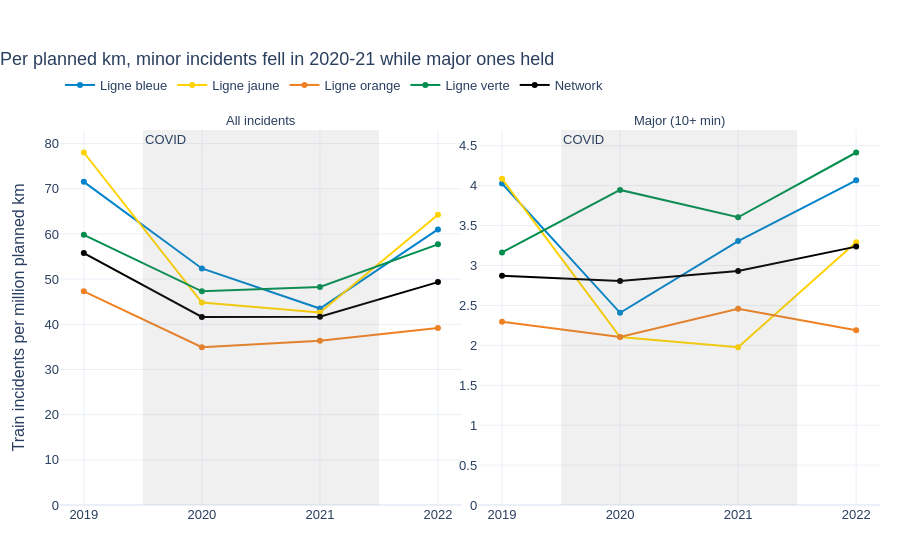

The notebook cell saved with this chart:
### Code cell
long = rates.rename(columns=MEASURES).melt(
    id_vars=[Inc.year, Inc.line],
    value_vars=list(MEASURES.values()),
    var_name="measure",
    value_name="per_mkm",
)
fig = px.line(
    long,
    x=Inc.year,
    y="per_mkm",
    color=Inc.line,
    facet_col="measure",
    markers=True,
    color_discrete_map={**plots.LINE_COLORS, "Network": "black"},
    labels={Inc.year: "", "per_mkm": "Train incidents per million planned km"},
    title="Per planned km, minor incidents fell in 2020-21 while major ones held",
)
fig.update_yaxes(matches=None, showticklabels=True, rangemode="tozero")
fig.for_each_annotation(lambda a: a.update(text=a.text.split("=")[-1]))
fig.update_xaxes(dtick=1)
fig.update_layout(legend_y=1.08, margin_t=130)  # legend clear of the panel titles
plots.shade_years(fig, plots.COVID_YEARS, "COVID")
plots.save(fig, "reliability_per_mkm", width=1000)

### Figure 1 — Plotly figure (JSON) as saved in the notebook; plotly's stock layout.template omitted (floating-point values rounded to 4 significant figures)
{"data": [{"hovertemplate": "line=Ligne bleue<br>measure=All incidents<br>=%{x}<br>Train incidents per million planned km=%{y}<extra></extra>", "legendgroup": "Ligne bleue", "line": {"color": "#0083CA", "dash": "solid"}, "marker": {"symbol": "circle"}, "mode": "lines+markers", "name": "Ligne bleue", "orientation": "v", "showlegend": true, "type": "scatter", "x": [2019, 2020, 2021, 2022], "xaxis": "x", "y": [71.53, 52.36, 43.48, 61.0], "yaxis": "y"}, {"hovertemplate": "line=Ligne bleue<br>measure=Major (10+ min)<br>=%{x}<br>Train incidents per million planned km=%{y}<extra></extra>", "legendgroup": "Ligne bleue", "line": {"color": "#0083CA", "dash": "solid"}, "marker": {"symbol": "circle"}, "mode": "lines+markers", "name": "Ligne bleue", "orientation": "v", "showlegend": false, "type": "scatter", "x": [2019, 2020, 2021, 2022], "xaxis": "x2", "y": [4.027, 2.407, 3.306, 4.067], "yaxis": "y2"}, {"hovertemplate": "line=Ligne jaune<br>measure=All incidents<br>=%{x}<br>Train incidents per million planned km=%{y}<extra></extra>", "legendgroup": "Ligne jaune", "line": {"color": "#FFD200", "dash": "solid"}, "marker": {"symbol": "circle"}, "mode": "lines+markers", "name": "Ligne jaune", "orientation": "v", "showlegend": true, "type": "scatter", "x": [2019, 2020, 2021, 2022], "xaxis": "x", "y": [78.03, 44.81, 42.61, 64.27], "yaxis": "y"}, {"hovertemplate": "line=Ligne jaune<br>measure=Major (10+ min)<br>=%{x}<br>Train incidents per million planned km=%{y}<extra></extra>", "legendgroup": "Ligne jaune", "line": {"color": "#FFD200", "dash": "solid"}, "marker": {"symbol": "circle"}, "mode": "lines+markers", "name": "Ligne jaune", "orientation": "v", "showlegend": false, "type": "scatter", "x": [2019, 2020, 2021, 2022], "xaxis": "x2", "y": [4.085, 2.104, 1.977, 3.29], "yaxis": "y2"}, {"hovertemplate": "line=Ligne orange<br>measure=All incidents<br>=%{x}<br>Train incidents per million planned km=%{y}<extra></extra>", "legendgroup": "Ligne orange", "line": {"color": "#EF8122", "dash": "solid"}, "marker": {"symbol": "circle"}, "mode": "lines+markers", "name": "Ligne orange", "orientation": "v", "showlegend": true, "type": "scatter", "x": [2019, 2020, 2021, 2022], "xaxis": "x", "y": [47.29, 34.92, 36.34, 39.2], "yaxis": "y"}, {"hovertemplate": "line=Ligne orange<br>measure=Major (10+ min)<br>=%{x}<br>Train incidents per million planned km=%{y}<extra></extra>", "legendgroup": "Ligne orange", "line": {"color": "#EF8122", "dash": "solid"}, "marker": {"symbol": "circle"}, "mode": "lines+markers", "name": "Ligne orange", "orientation": "v", "showlegend": false, "type": "scatter", "x": [2019, 2020, 2021, 2022], "xaxis": "x2", "y": [2.295, 2.105, 2.458, 2.189], "yaxis": "y2"}, {"hovertemplate": "line=Ligne verte<br>measure=All incidents<br>=%{x}<br>Train incidents per million planned km=%{y}<extra></extra>", "legendgroup": "Ligne verte", "line": {"color": "#008E4F", "dash": "solid"}, "marker": {"symbol": "circle"}, "mode": "lines+markers", "name": "Ligne verte", "orientation": "v", "showlegend": true, "type": "scatter", "x": [2019, 2020, 2021, 2022], "xaxis": "x", "y": [59.81, 47.3, 48.24, 57.69], "yaxis": "y"}, {"hovertemplate": "line=Ligne verte<br>measure=Major (10+ min)<br>=%{x}<br>Train incidents per million planned km=%{y}<extra></extra>", "legendgroup": "Ligne verte", "line": {"color": "#008E4F", "dash": "solid"}, "marker": {"symbol": "circle"}, "mode": "lines+markers", "name": "Ligne verte", "orientation": "v", "showlegend": false, "type": "scatter", "x": [2019, 2020, 2021, 2022], "xaxis": "x2", "y": [3.164, 3.947, 3.604, 4.415], "yaxis": "y2"}, {"hovertemplate": "line=Network<br>measure=All incidents<br>=%{x}<br>Train incidents per million planned km=%{y}<extra></extra>", "legendgroup": "Network", "line": {"color": "black", "dash": "solid"}, "marker": {"symbol": "circle"}, "mode": "lines+markers", "name": "Network", "orientation": "v", "showlegend": true, "type": "scatter", "x": [2019, 2020, 2021, 2022], "xaxis": "x", "y": [55.78, 41.63, 41.7, 49.34], "yaxis": "y"}, {"hovertemplate": "line=Network<br>measure=Major (10+ min)<br>=%{x}<br>Train incidents per million planned km=%{y}<extra></extra>", "legendgroup": "Network", "line": {"color": "black", "dash": "solid"}, "marker": {"symbol": "circle"}, "mode": "lines+markers", "name": "Network", "orientation": "v", "showlegend": false, "type": "scatter", "x": [2019, 2020, 2021, 2022], "xaxis": "x2", "y": [2.87, 2.807, 2.93, 3.236], "yaxis": "y2"}], "layout": {"annotations": [{"showarrow": false, "text": "All incidents", "x": 0.245, "xanchor": "center", "xref": "paper", "y": 1.0, "yanchor": "bottom", "yref": "paper"}, {"showarrow": false, "text": "Major (10+ min)", "x": 0.755, "xanchor": "center", "xref": "paper", "y": 1.0, "yanchor": "bottom", "yref": "paper"}, {"showarrow": false, "text": "COVID", "x": 2020.0, "xanchor": "left", "xref": "x", "y": 1, "yanchor": "top", "yref": "y domain"}, {"showarrow": false, "text": "COVID", "x": 2020.0, "xanchor": "left", "xref": "x2", "y": 1, "yanchor": "top", "yref": "y2 domain"}], "legend": {"title": {"text": ""}, "tracegroupgap": 0, "y": 1.08}, "margin": {"t": 130}, "shapes": [{"fillcolor": "grey", "line": {"width": 0}, "opacity": 0.12, "type": "rect", "x0": 2020.0, "x1": 2022.0, "xref": "x", "y0": 0, "y1": 1, "yref": "y domain"}, {"fillcolor": "grey", "line": {"width": 0}, "opacity": 0.12, "type": "rect", "x0": 2020.0, "x1": 2022.0, "xref": "x2", "y0": 0, "y1": 1, "yref": "y2 domain"}], "title": {"text": "Per planned km, minor incidents fell in 2020-21 while major ones held"}, "xaxis": {"anchor": "y", "domain": [0.0, 0.49], "dtick": 1, "title": {"text": ""}}, "xaxis2": {"anchor": "y2", "domain": [0.51, 1.0], "dtick": 1, "matches": "x", "title": {"text": ""}}, "yaxis": {"anchor": "x", "domain": [0.0, 1.0], "rangemode": "tozero", "showticklabels": true, "title": {"text": "Train incidents per million planned km"}}, "yaxis2": {"anchor": "x2", "domain": [0.0, 1.0], "rangemode": "tozero", "showticklabels": true}}}
